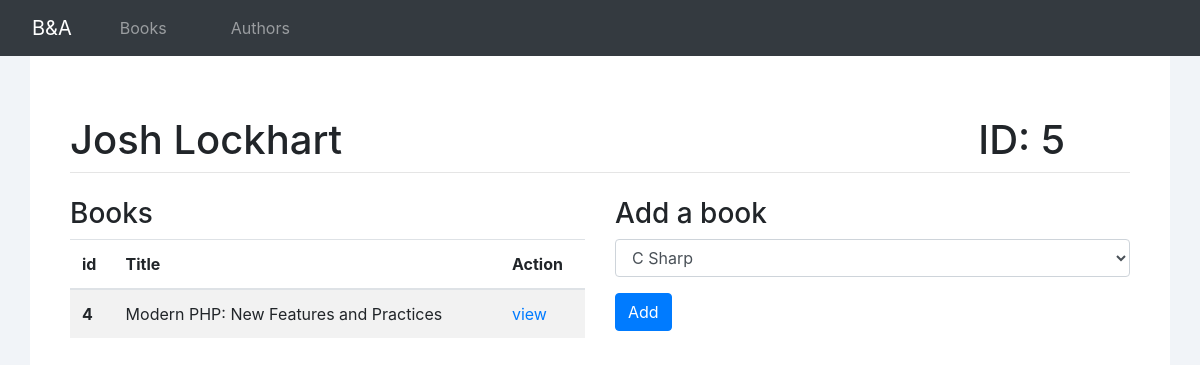
Screenshot of /authors/5 with the database file from the repository.
### books_authors_app/models.py (models this page shows, shortened)
class Author(models.Model):
    first_name = models.CharField(max_length=45)
    last_name = models.TextField()
    books = models.ManyToManyField(Book, related_name="authors")
    created_at = models.DateTimeField(auto_now_add=True)
    updated_at = models.DateTimeField(auto_now=True)

class Book(models.Model):
    title = models.CharField(max_length=255)
    description = models.TextField()
    created_at = models.DateTimeField(auto_now_add=True)
    updated_at = models.DateTimeField(auto_now=True)

### books_authors_app/views.py (the view)
# urls.py: path('authors/<int:id>', views.view_author),
def view_author(request,id):
    current_author = Author.objects.get(id = id)
    context = {
        "author": Author.objects.get(id = id),
        "books": Book.objects.exclude(authors = current_author)
    }
    return render(request, "view-author.html",context)

### books_authors_app/templates/view-author.html (shortened to what this page needs)
<!DOCTYPE html>
<html lang="en">
<head>
    <link rel="stylesheet" href="https://stackpath.bootstrapcdn.com/bootstrap/4.5.2/css/bootstrap.min.css">
</head>
<body>
    <nav class="navbar navbar-expand-sm navbar-dark bg-dark">
        <p class="navbar-brand" >B&A</p>
        <div class="collapse navbar-collapse" id="collapsibleNavId">
            <ul class="navbar-nav mr-auto">
                <li class="nav-item">
                  <a class="nav-link" href="/books">Books</a>
                </li>
                <li class="nav-item">
                    <a class="nav-link " href="/authors">Authors</a>
                </li>
            </ul>
        </div>
    </nav>
    <div class="container">
        <div class="row justify-content-between">
            <div class="col-6">
                <h1>{{author.first_name}} {{author.last_name}}</h1>
            </div>
            <div class="col-2">
                <h1>ID: {{author.id}}</h1>
            </div>
        </div>
        <hr>
        <div class="row mt-4">
            <div class="col-6">
                <h3>Books</h3>
                <table class="table table-striped">
                    <thead>
                      <tr>
                        <th scope="col">id</th>
                        <th scope="col">Title</th>
                        <th scope="col">Action</th>
                      </tr>
                    </thead>
                    <tbody>
                        {% for book in author.books.all %}
                        <tr>
                            <th scope="row">{{book.id}}</th>
                            <td>{{book.title}}</td>
                            <td><a href="/books/{{book.id}}">view</a></td>
                        </tr>
                        {%endfor%}
                    </tbody>
                  </table>
            </div>
            <div class = "col-6">
                <form action="/add-author-to-book" method = "post">
                    <div class="form-group">
                        <h3>Add a book</h4>
                        <select class="form-control" name = "book-title">
                            {%for book in books%}
                            <option >{{book.title}}</option>
                            {%endfor%}
                        </select>
                    </div>
                    <button type="submit" class="btn btn-primary">Add</button>
                </form>
            </div>
        </div>
    </div>
</body>
</html>

### books_authors_app/templates/view-author.html (style rules this page uses)
.navbar p { margin:0px; padding-left: 1rem; padding-right: 1rem; }
.nav-item { padding-left: 1.5rem; padding-right: 1.5rem; }
body { background-color: #F1F4F8 }
hr { margin-top:0px; }
.container { background-color:white; height: calc(100vh - 60px); padding: 60px 40px; }

### rows the page displays
Author: first_name "Josh", last_name "Lockhart", id "5"
Book: id "4", title "Modern PHP: New Features and Practices"

### other values shown
form field book-title "C Sharp"
